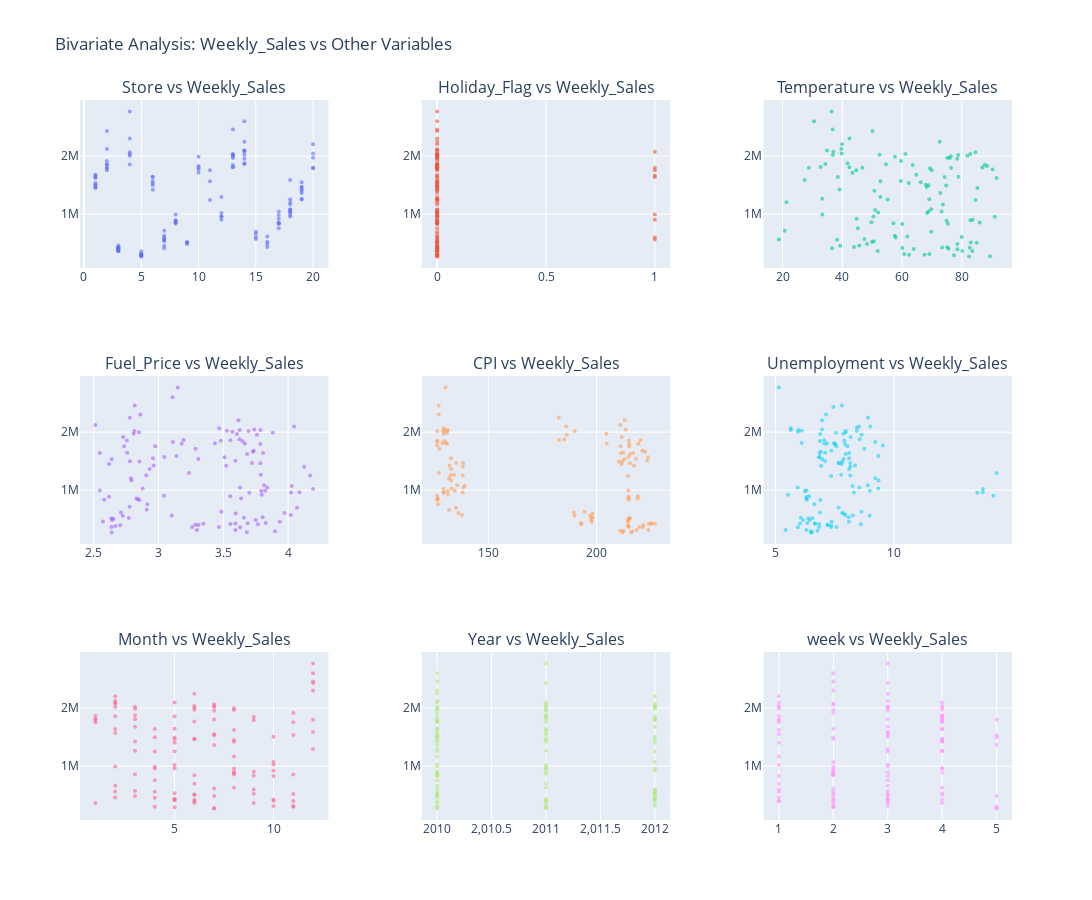

Here is the notebook cell this chart was saved with:
### Markdown cell above
The unemployement rate looks particularly high in 5 entries. All of these entries being from the same store 12, we can suppose that store 12 is located in an area with higher unemployment rate. However, we will need to remove these outliers to prevent bias in the predictions. 

There is no outliers in the other columns.

### Code cell
columns_to_plot = ['Store', 'Holiday_Flag', 'Temperature',
                   'Fuel_Price', 'CPI', 'Unemployment',
                   'Month', 'Year','week']

# Create subplot grid: 3 columns per row
n_cols = 3
n_rows = -(-len(columns_to_plot) // n_cols)  # ceiling division

fig = make_subplots(rows=n_rows, cols=n_cols,
                    subplot_titles=[f"{col} vs Weekly_Sales" for col in columns_to_plot],
                    horizontal_spacing=0.1, vertical_spacing=0.15)

# Add scatter plots to the grid
for i, col in enumerate(columns_to_plot):
    row = i // n_cols + 1
    col_num = i % n_cols + 1
    fig.add_trace(
        go.Scatter(
            x=df1[col],
            y=df1['Weekly_Sales'],
            mode='markers',
            marker=dict(size=4, opacity=0.6),
            name=col
        ),
        row=row,
        col=col_num
    )

# Layout and appearance
fig.update_layout(
    height=300 * n_rows,
    width=1100,
    title_text="Bivariate Analysis: Weekly_Sales vs Other Variables",
    showlegend=False
)

fig.show()

### Figure 1 — Plotly figure (JSON) as saved in the notebook; plotly's stock layout.template omitted (floating-point values rounded to 4 significant figures; data arrays with more than 128 entries replaced by an {"elided": "..."} marker saying what was removed)
{"data": [{"marker": {"opacity": 0.6, "size": 4}, "mode": "markers", "name": "Store", "type": "scatter", "x": {"elided": "150 float values"}, "xaxis": "x", "y": {"elided": "150 float values"}, "yaxis": "y"}, {"marker": {"opacity": 0.6, "size": 4}, "mode": "markers", "name": "Holiday_Flag", "type": "scatter", "x": {"elided": "150 float values"}, "xaxis": "x2", "y": {"elided": "150 float values"}, "yaxis": "y2"}, {"marker": {"opacity": 0.6, "size": 4}, "mode": "markers", "name": "Temperature", "type": "scatter", "x": {"elided": "150 float values"}, "xaxis": "x3", "y": {"elided": "150 float values"}, "yaxis": "y3"}, {"marker": {"opacity": 0.6, "size": 4}, "mode": "markers", "name": "Fuel_Price", "type": "scatter", "x": {"elided": "150 float values"}, "xaxis": "x4", "y": {"elided": "150 float values"}, "yaxis": "y4"}, {"marker": {"opacity": 0.6, "size": 4}, "mode": "markers", "name": "CPI", "type": "scatter", "x": {"elided": "150 float values"}, "xaxis": "x5", "y": {"elided": "150 float values"}, "yaxis": "y5"}, {"marker": {"opacity": 0.6, "size": 4}, "mode": "markers", "name": "Unemployment", "type": "scatter", "x": {"elided": "150 float values"}, "xaxis": "x6", "y": {"elided": "150 float values"}, "yaxis": "y6"}, {"marker": {"opacity": 0.6, "size": 4}, "mode": "markers", "name": "Month", "type": "scatter", "x": {"elided": "150 float values"}, "xaxis": "x7", "y": {"elided": "150 float values"}, "yaxis": "y7"}, {"marker": {"opacity": 0.6, "size": 4}, "mode": "markers", "name": "Year", "type": "scatter", "x": {"elided": "150 float values"}, "xaxis": "x8", "y": {"elided": "150 float values"}, "yaxis": "y8"}, {"marker": {"opacity": 0.6, "size": 4}, "mode": "markers", "name": "week", "type": "scatter", "x": {"elided": "150 float values"}, "xaxis": "x9", "y": {"elided": "150 float values"}, "yaxis": "y9"}], "layout": {"annotations": [{"font": {"size": 16}, "showarrow": false, "text": "Store vs Weekly_Sales", "x": 0.1333, "xanchor": "center", "xref": "paper", "y": 1.0, "yanchor": "bottom", "yref": "paper"}, {"font": {"size": 16}, "showarrow": false, "text": "Holiday_Flag vs Weekly_Sales", "x": 0.5, "xanchor": "center", "xref": "paper", "y": 1.0, "yanchor": "bottom", "yref": "paper"}, {"font": {"size": 16}, "showarrow": false, "text": "Temperature vs Weekly_Sales", "x": 0.8667, "xanchor": "center", "xref": "paper", "y": 1.0, "yanchor": "bottom", "yref": "paper"}, {"font": {"size": 16}, "showarrow": false, "text": "Fuel_Price vs Weekly_Sales", "x": 0.1333, "xanchor": "center", "xref": "paper", "y": 0.6167, "yanchor": "bottom", "yref": "paper"}, {"font": {"size": 16}, "showarrow": false, "text": "CPI vs Weekly_Sales", "x": 0.5, "xanchor": "center", "xref": "paper", "y": 0.6167, "yanchor": "bottom", "yref": "paper"}, {"font": {"size": 16}, "showarrow": false, "text": "Unemployment vs Weekly_Sales", "x": 0.8667, "xanchor": "center", "xref": "paper", "y": 0.6167, "yanchor": "bottom", "yref": "paper"}, {"font": {"size": 16}, "showarrow": false, "text": "Month vs Weekly_Sales", "x": 0.1333, "xanchor": "center", "xref": "paper", "y": 0.2333, "yanchor": "bottom", "yref": "paper"}, {"font": {"size": 16}, "showarrow": false, "text": "Year vs Weekly_Sales", "x": 0.5, "xanchor": "center", "xref": "paper", "y": 0.2333, "yanchor": "bottom", "yref": "paper"}, {"font": {"size": 16}, "showarrow": false, "text": "week vs Weekly_Sales", "x": 0.8667, "xanchor": "center", "xref": "paper", "y": 0.2333, "yanchor": "bottom", "yref": "paper"}], "height": 900, "showlegend": false, "title": {"text": "Bivariate Analysis: Weekly_Sales vs Other Variables"}, "width": 1100, "xaxis": {"anchor": "y", "domain": [0, 0.2667]}, "xaxis2": {"anchor": "y2", "domain": [0.3667, 0.6333]}, "xaxis3": {"anchor": "y3", "domain": [0.7333, 1]}, "xaxis4": {"anchor": "y4", "domain": [0, 0.2667]}, "xaxis5": {"anchor": "y5", "domain": [0.3667, 0.6333]}, "xaxis6": {"anchor": "y6", "domain": [0.7333, 1]}, "xaxis7": {"anchor": "y7", "domain": [0, 0.2667]}, "xaxis8": {"anchor": "y8", "domain": [0.3667, 0.6333]}, "xaxis9": {"anchor": "y9", "domain": [0.7333, 1]}, "yaxis": {"anchor": "x", "domain": [0.7667, 1.0]}, "yaxis2": {"anchor": "x2", "domain": [0.7667, 1.0]}, "yaxis3": {"anchor": "x3", "domain": [0.7667, 1.0]}, "yaxis4": {"anchor": "x4", "domain": [0.3833, 0.6167]}, "yaxis5": {"anchor": "x5", "domain": [0.3833, 0.6167]}, "yaxis6": {"anchor": "x6", "domain": [0.3833, 0.6167]}, "yaxis7": {"anchor": "x7", "domain": [0, 0.2333]}, "yaxis8": {"anchor": "x8", "domain": [0, 0.2333]}, "yaxis9": {"anchor": "x9", "domain": [0, 0.2333]}}}
